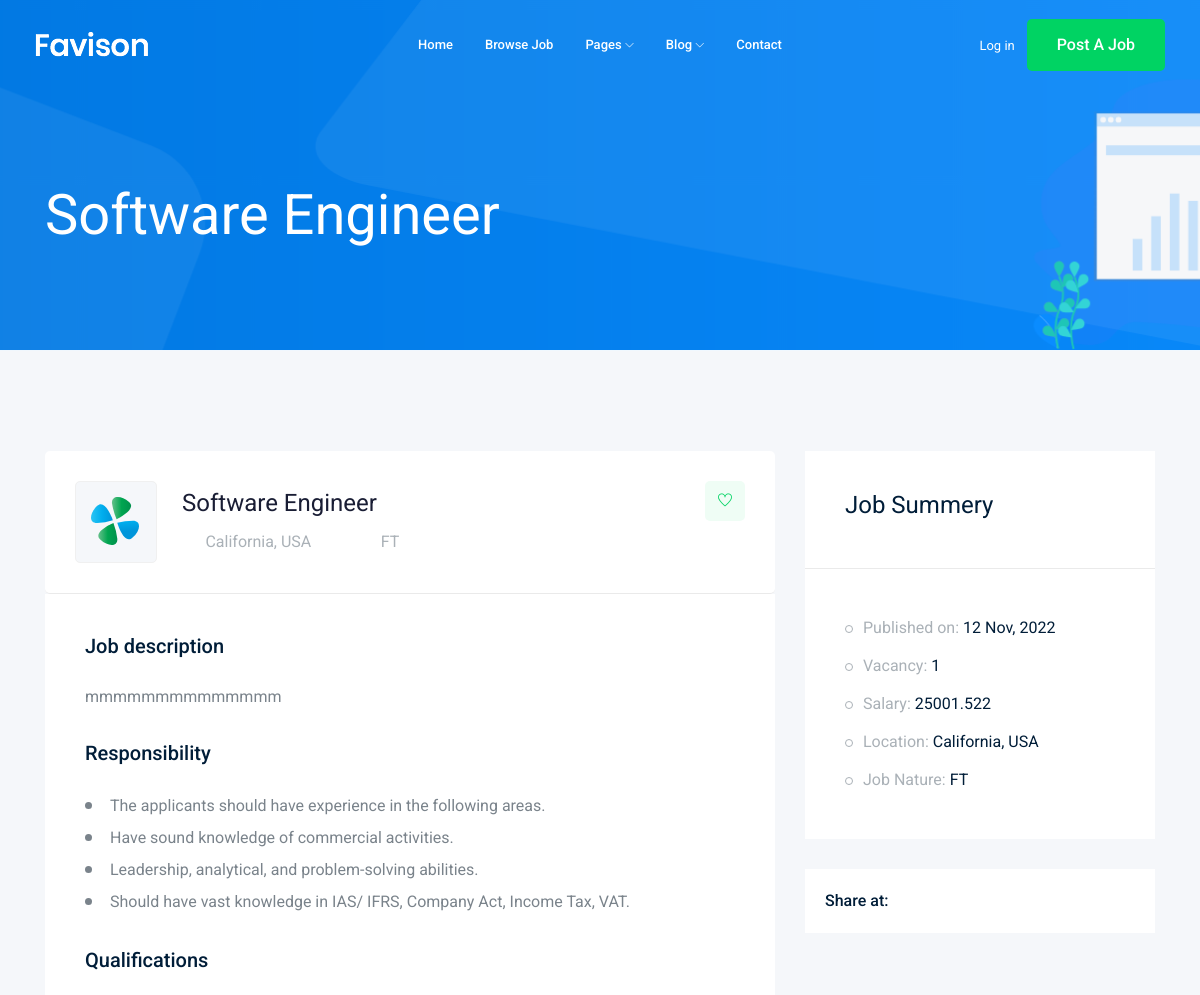
Page /jobs/2 (upper part) on the earlier database version.
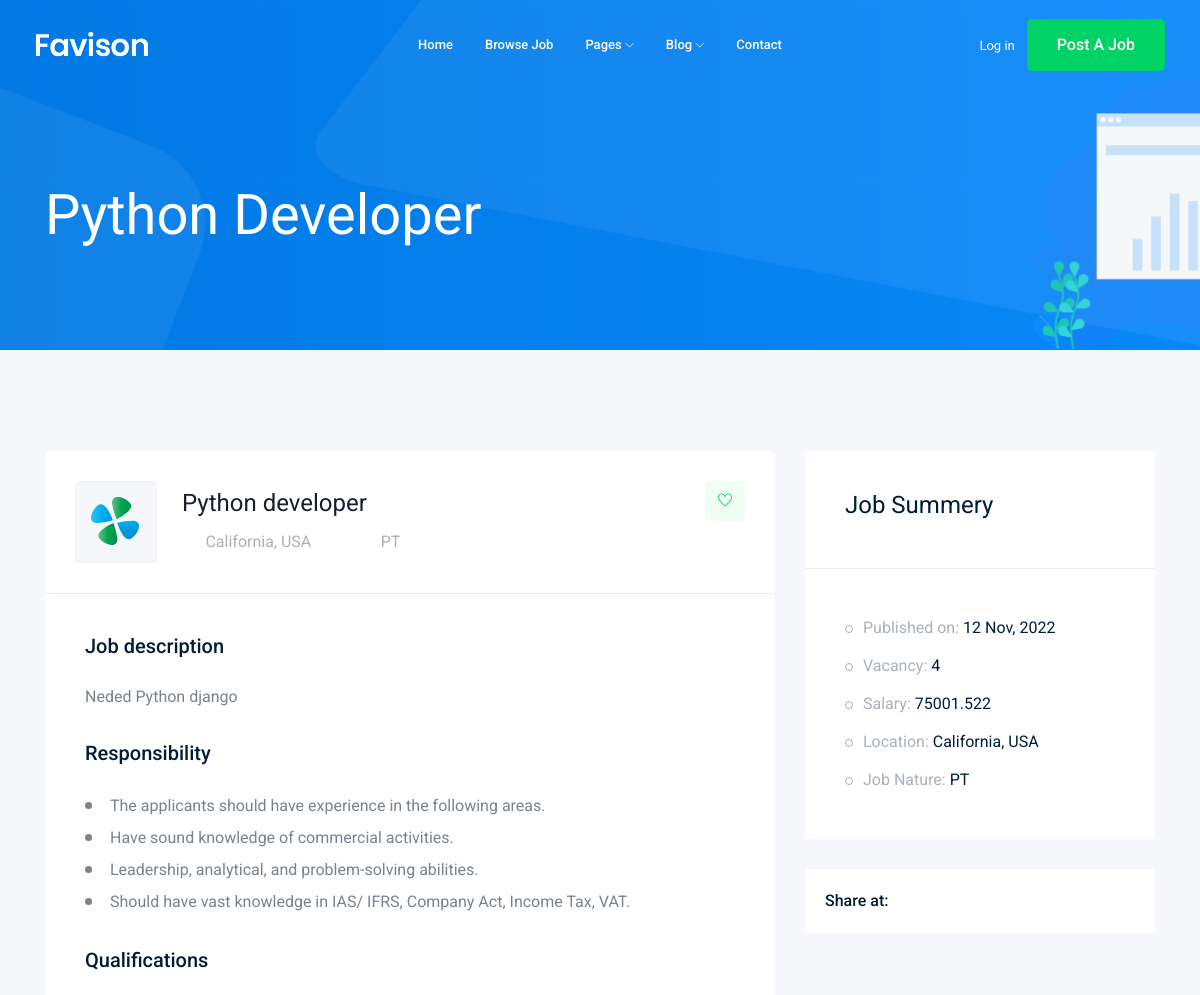
Same page on the later database version.
### job/models.py (models this page shows, shortened)
class Jobs(models.Model):
    fulltime = 'FT'
    parttime = 'PT'
    job_type_choices = [
        (fulltime,'Fulltime'),
        (parttime,'Parttime'),
    ]
    title = models.CharField(max_length=100)
    job_category = models.ForeignKey(Category, on_delete=models.CASCADE)
    job_type = models.CharField(max_length=2,choices=job_type_choices,default=fulltime)
    description = models.TextField(max_length=500)
    pulished_at = models.DateTimeField(auto_now=True)
    vecancy = models.IntegerField(default = 1)
    salary = models.DecimalField(decimal_places=3,max_digits=8,default=1.1)
    experience = models.IntegerField(default=1)
    image = models.ImageField(upload_to='media/jobs')
    slug = models.SlugField(blank=True, null=True)

### job/views.py (the view)
# urls.py: path('<int:id>',views.job_detalis,name='jobdetails')
def job_detalis(request,id):
    job = Jobs.objects.get(id = id)
    if request.method == 'POST':
        form = Applyform(request.POST, request.FILES)
        print('before valid')
        if form.is_valid():
            print('valid')
            myform = form.save(commit=False)
            myform.job = job
            myform.save()
    else:
        form = Applyform()
    context={
        'job': job,
        'form': form,
    }
    return render(request,'job_details.html',context)

### job/templates/job_details.html (shortened to what the changed rows need)
{% extends 'base.html' %}
{% load bootstrap4 %}
{% block body%}
    <div class="bradcam_area bradcam_bg_1">
        <div class="container">
            <div class="row">
                <div class="col-xl-12">
                    <div class="bradcam_text">
                        <h3>{{job.title}}</h3>
                    </div>
                </div>
            </div>
        </div>
    </div>
    <div class="job_details_area">
        <div class="container">
            <div class="row">
                <div class="col-lg-8">
                    <div class="job_details_header">
                        <div class="single_jobs white-bg d-flex justify-content-between">
                            <div class="jobs_left d-flex align-items-center">
                                <div class="jobs_conetent">
                                    <a href="#"><h4>{{job.title}}</h4></a>
                                    <div class="links_locat d-flex align-items-center">
                                        <div class="location">
                                            <p> <i class="fa fa-clock-o"></i>{{job.job_type}}</p>
                                        </div>
                                    </div>
                                </div>
                            </div>
                        </div>
                    </div>
                    <div class="descript_wrap white-bg">
                        <div class="single_wrap">
                            <h4>Job description</h4>
                            <p>{{job.description}}</p>
                        </div>
                    </div>
                </div>
                <div class="col-lg-4">
                    <div class="job_sumary">
                        <div class="job_content">
                            <ul>
                                <li>Published on: <span>{{job.pulished_at|date:"d M, Y"}}</span></li>
                                <li>Vacancy: <span>{{job.vecancy}}</span></li>
                                <li>Salary: <span>{{job.salary}}</span></li>
                                <li>Job Nature: <span>{{job.job_type}}</span></li>
                            </ul>
                        </div>
                    </div>
                </div>
            </div>
        </div>
    </div>
{% endblock body %}

Differences in the rows shown:
changed Jobs: title "Software Engineer" → "Python Developer"; title "Software Engineer" → "Python developer"; job_type "FT" → "PT"; description "mmmmmmmmmmmmmm" → "Neded Python django"; vecancy "1" → "4"; salary "25001.522" → "75001.522"
